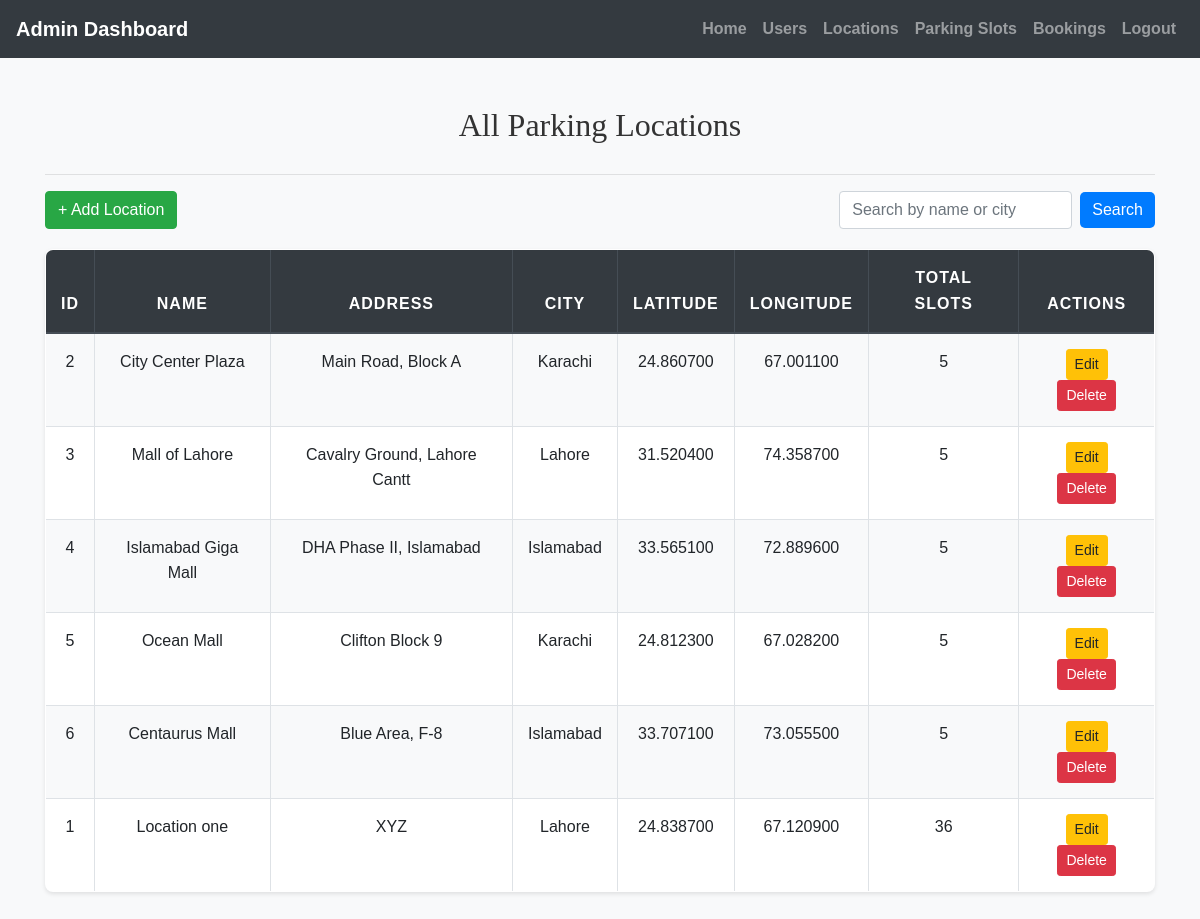
Page /admin/view_locations.php (signed in) on the committed database.
### tables this page shows
CREATE TABLE `parking_locations` (
  `location_id` int(11) NOT NULL,
  `name` varchar(100) NOT NULL,
  `address` varchar(255) NOT NULL,
  `city` varchar(50) NOT NULL,
  `latitude` decimal(9,6) NOT NULL,
  `longitude` decimal(9,6) NOT NULL,
  `total_slots` int(11) NOT NULL,
  `created_at` datetime NOT NULL DEFAULT current_timestamp(),
  `updated_at` datetime NOT NULL DEFAULT current_timestamp() ON UPDATE current_timestamp()
);

### admin/view_locations.php (the view, shortened to what this page needs)
<?php
include('config.php');
$search = "";
if (isset($_GET['search'])) {
    $search = mysqli_real_escape_string($conn, $_GET['search']);
    $query = "SELECT * FROM Parking_Locations
              WHERE name LIKE '%$search%' OR city LIKE '%$search%'
              ORDER BY created_at DESC";
} else {
    $query = "SELECT * FROM Parking_Locations ORDER BY created_at DESC";
}
$result = mysqli_query($conn, $query);
?>
<!DOCTYPE html>
<html>
<head>
    <link rel="stylesheet" href="https://maxcdn.bootstrapcdn.com/bootstrap/4.5.2/css/bootstrap.min.css">
    <link rel="stylesheet" href="../css/style.css">
</head>
<body>
<?php include('admin_navbar.php'); ?>
<div class="container mt-5">
    <h2>All Parking Locations</h2>
    <hr>
    <div class="d-flex justify-content-between mb-3">
        <a href="add_location.php" class="btn btn-success">+ Add Location</a>
        <form method="GET" class="form-inline">
            <input type="text" name="search" value="<?= htmlspecialchars($search) ?>" class="form-control mr-2" placeholder="Search by name or city">
            <button type="submit" class="btn btn-primary">Search</button>
        </form>
    </div>
    <table class="table table-bordered table-striped">
        <thead class="thead-dark">
            <tr>
                <th>ID</th>
                <th>Name</th>
                <th>Address</th>
                <th>City</th>
                <th>Latitude</th>
                <th>Longitude</th>
                <th>Total Slots</th>
                <th>Actions</th>
            </tr>
        </thead>
        <tbody>
        <?php if (mysqli_num_rows($result) > 0): ?>
            <?php while ($row = mysqli_fetch_assoc($result)) { ?>
                <tr>
                    <td><?= $row['location_id'] ?></td>
                    <td><?= htmlspecialchars($row['name']) ?></td>
                    <td><?= htmlspecialchars($row['address']) ?></td>
                    <td><?= htmlspecialchars($row['city']) ?></td>
                    <td><?= $row['latitude'] ?></td>
                    <td><?= $row['longitude'] ?></td>
                    <td><?= $row['total_slots'] ?></td>
                    <td>
                        <a href="edit_location.php?id=<?= $row['location_id'] ?>" class="btn btn-warning btn-sm">Edit</a>
                        <a href="view_locations.php?delete=<?= $row['location_id'] ?>" class="btn btn-danger btn-sm" onclick="return confirm('Delete this location?')">Delete</a>
                    </td>
                </tr>
            <?php } ?>
        <?php else: ?>
            <tr><td colspan="8" class="text-center">No Locations Found</td></tr>
        <?php endif; ?>
        </tbody>
    </table>
</div>
</body>
</html>

### css/style.css (style rules this page uses)
body { background-color: #f8f9fa; font-family: 'Arial', sans-serif; color: #333; line-height: 1.6; }
h1, h2, h3, h4 { text-align: center; margin-top: 30px; margin-bottom: 30px; font-family: 'Georgia', serif; }
.container { margin-bottom: 40px; }
.table { width: 100%; border-collapse: collapse; margin-top: 20px; font-size: 16px; background-color: #ffffff; border-radius: 8px; overflow: hidden; box-shadow: 0 2px 4px rgba(0, 0, 0, 0.1); }
.table th, .table td { padding: 15px; border: 1px solid #dee2e6; text-align: center; }
.table thead th { background-color: #004d4d; color: white; font-weight: bold; text-transform: uppercase; letter-spacing: 1px; }
.table tbody tr:nth-child(odd) { background-color: #f8f9fa; }
.btn-primary { color: #fff; border: none; border-radius: 5px; cursor: pointer; transition: background-color 0.3s ease; }
a { color: #006666; text-decoration: none; font-weight: bold; }

### rows in the picture
parking_locations: location_id "2", name "City Center Plaza", address "Main Road, Block A", city "Karachi", latitude "24.860700", longitude "67.001100", total_slots "5"
parking_locations: location_id "3", name "Mall of Lahore", address "Cavalry Ground, Lahore Cantt", city "Lahore", latitude "31.520400", longitude "74.358700", total_slots "5"
parking_locations: location_id "4", name "Islamabad Giga Mall", address "DHA Phase II, Islamabad", city "Islamabad", latitude "33.565100", longitude "72.889600", total_slots "5"
parking_locations: location_id "5", name "Ocean Mall", address "Clifton Block 9", city "Karachi", latitude "24.812300", longitude "67.028200", total_slots "5"
parking_locations: location_id "6", name "Centaurus Mall", address "Blue Area, F-8", city "Islamabad", latitude "33.707100", longitude "73.055500", total_slots "5"
parking_locations: location_id "1", name "Location one", address "XYZ", city "Lahore", latitude "24.838700", longitude "67.120900", total_slots "36"
